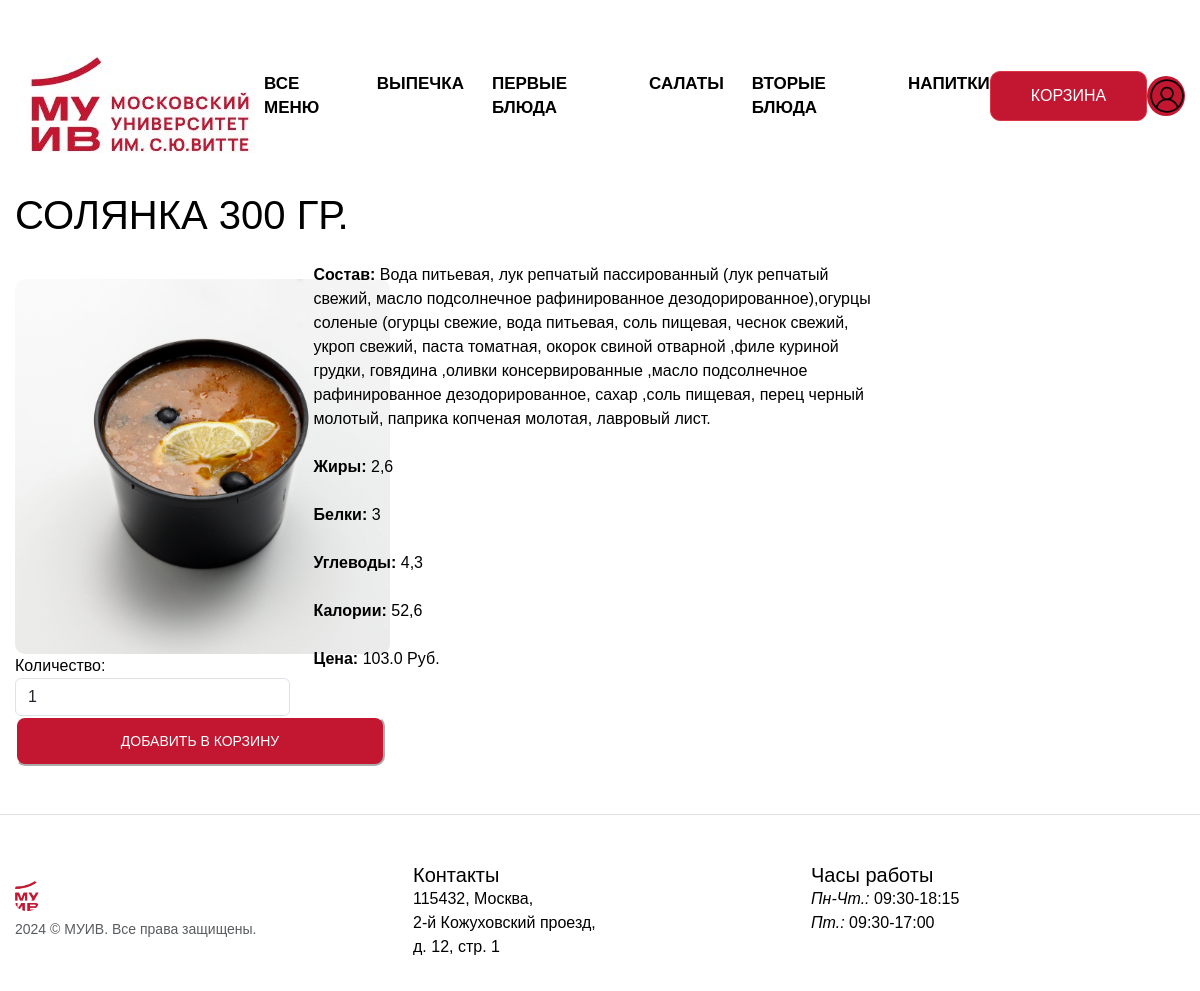
The app's page /menu/2 with its own data.
### app.py (models this page shows, shortened)
class Dish(db.Model):
    id = db.Column(db.Integer, primary_key=True)
    title = db.Column(db.String(50), nullable=False)
    image = db.Column(db.String(100))
    price = db.Column(db.Float, nullable=False)
    text = db.Column(db.Text, nullable=False)
    category = db.Column(db.String(50), nullable=False)
    fats = db.Column(db.String(50), nullable=False)
    proteins = db.Column(db.String(50), nullable=False)
    carbs = db.Column(db.String(50), nullable=False)
    calories = db.Column(db.String(50), nullable=False)

### app.py (the view)
@app.route('/menu/<int:id>')
def menu_detail(id):
    dish = Dish.query.get(id)
    return render_template('menu_detail.html', dish=dish)

### templates/menu_detail.html (shortened to what this page needs)
<!DOCTYPE html>
<html lang="ru">
<head>
    <link rel="stylesheet" href="https://cdn.jsdelivr.net/npm/bootstrap@5.3.2/dist/css/bootstrap.min.css">
    <link rel="stylesheet" href="{{ url_for('static', filename='css/stylemenu_detail.css') }}">
</head>
<body>
    <header class="header">
        <div class="container">
            <img src="{{ url_for('static', filename='images/icons/logo.png') }}" alt="" class="header__logo">
        <nav class="header__nav">
            <ul class="header__list">
                <li><a href="/menu">Все меню</a></li>
                <li><a href="/category/bakery">ВЫПЕЧКА</a></li>
                <li><a href="/category/first-dishes">ПЕРВЫЕ БЛЮДА</a></li>
                <li><a href="/category/salads">САЛАТЫ</a></li>
                <li><a href="/category/second-dishes">ВТОРЫЕ БЛЮДА</a></li>
                <li><a href="/category/drinks">НАПИТКИ</a></li>
            </ul>
        </nav>
            <a href="/cart" class="btn btn-danger">Корзина</a>
            {% if current_user.is_authenticated %}
                <a href="{{ url_for('profile', username=current_user.username) }}" class="image-btn btn-danger"></a>
            {% else %}
                <a href="{{ url_for('login') }}" class="image-btn btn-danger"></a>
            {% endif %}
        </div>
    </header>
    <main class="main">
        <div class="container">
            <h1>{{ dish.title }}</h1>
            <br>
            <div class="row">
                <div class="col-3">
                    <img src="{{ url_for('static', filename='images/' + dish.image) }}" alt="{{ dish.title }}">
                    <div class="row">
                        <div class="col">
                            <form action="{{ url_for('add_to_cart', dish_id=dish.id) }}" method="POST">
                                <div class="form-group">
                                    <label for="quantity">Количество:</label>
                                    <input type="number" name="quantity" id="quantity" class="form-control" value="1" min="1">
                                    <div class="col">
                                        <button type="submit" class="btn1 btn-danger">Добавить в корзину</button>
                                    </div>
                                </div>
                            </form>
                        </div>
                    </div>
                </div>
                <div class="col-6">
                    <ul>
                        <li><b>Состав: </b>{{ dish.text }}</li>
                        <br>
                        <li><b>Жиры: </b>{{ dish.fats }}</li>
                        <br>
                        <li><b>Белки: </b>{{ dish.proteins }}</li>
                        <br>
                        <li><b>Углеводы: </b>{{ dish.carbs }}</li>
                        <br>
                        <li><b>Калории: </b>{{ dish.calories }}</li>
                        <br>
                        <li><b>Цена: </b>{{ dish.price }} Руб.</li>
                    </ul>
                </div>
            </div>
        </div>
    </main>
    <footer class="container my-md-5 pt-md-5 border-top">
        <div class="row">
          <div class="col-12 col-md">
            <img class="mb-2" src="{{ url_for ('static', filename='images/icons/MUIV.png')}}" alt="" width="24" height="19">
            <small class="d-block mb-3 text-body-secondary">2024 © МУИВ. Все права защищены.</small>
          </div>
          <div class="col-6 col-md">
            <h5>Контакты</h5>
            <ul class="list-unstyled text-small">
              <li class="mb-1"><a href="https://yandex.ru/maps/-/CDUOzQIO" rel="nofollow" class="footer_link_icon link_address">115432, Москва,
                <br>2-й Кожуховский проезд,
                <br>д. 12, стр. 1</a></li>
            </ul>
          </div>
          <div class="col-6 col-md">
            <h5>Часы работы</h5>
            <ul class="list-unstyled text-small">
                <span>
                    <i>Пн-Чт.:</i>
                     09:30-18:15
                </span>
                <span>
                    <br><i>Пт.:</i> 09:30-17:00
                </span>
            </ul>
          </div>
        </div>
      </footer>
</body>
</html>

### static/css/stylemenu_detail.css (style rules this page uses)
body { margin: 0; font-family: 'Proxima Nova', Arial, sans-serif; background-color: white; color: #000; }
a { color: #000; text-decoration: none; }
ul { list-style: none; padding: 0; margin: 0; }
h1, h2, h4, h5, h6 { font-weight: 500; margin: 0; }
.container { max-width: 1575px; margin-left: auto; margin-right: auto; padding: 0 15px; }
.btn { display: flex; align-items: center; justify-content: center; cursor: pointer; width: 165px; height: 50px; font-weight: 500; font-size: 16px; text-transform: uppercase; background: #c21631; border-radius: 10px; color: white; }
.btn1 { display: flex; align-items: center; justify-content: center; cursor: pointer; width: 370px; height: 50px; font-weight: 300; font-size: 14px; text-transform: uppercase; background: #c21631; border-radius: 10px; border-color:white; color: white; }
.image-btn { width: 40px; height: 40px; border: none; background-color: #c21631; border-radius: 50%; background-image: url('/static/images/icons/person-circle.svg'); background-size: cover; }
.header { padding: 25px 0px; }
.header .container { display: flex; justify-content: space-between; align-items: center; }
.header__list { display: flex; gap: 28px; }
.header__nav a { font-size: 17px; font-weight: 700; text-transform: uppercase; line-height: 1; -webkit-transition: all 0.1s ease; transition: all 0.1s ease; }
img { max-width: 375px; height: auto; border-radius: 10px; margin-top: 1rem; }

### records on screen
Dish: title "СОЛЯНКА 300 ГР.", image (picture), text "Вода питьевая, лук репчатый пассированный (лук репчатый свежий, масло подсолнечное рафинированное дезодорированное),огурцы соленые (огурцы свежие, вода питьевая, соль пищевая, чеснок свежий, укроп свежий, паста томатная, окорок свиной отварной ,филе куриной грудки, говядина ,оливки консервированные ,масло подсолнечное рафинированное дезодорированное, сахар ,соль пищевая, перец черный молотый, паприка копченая молотая, лавровый лист.", fats "2,6", proteins "3", carbs "4,3", calories "52,6", price "103.0"
